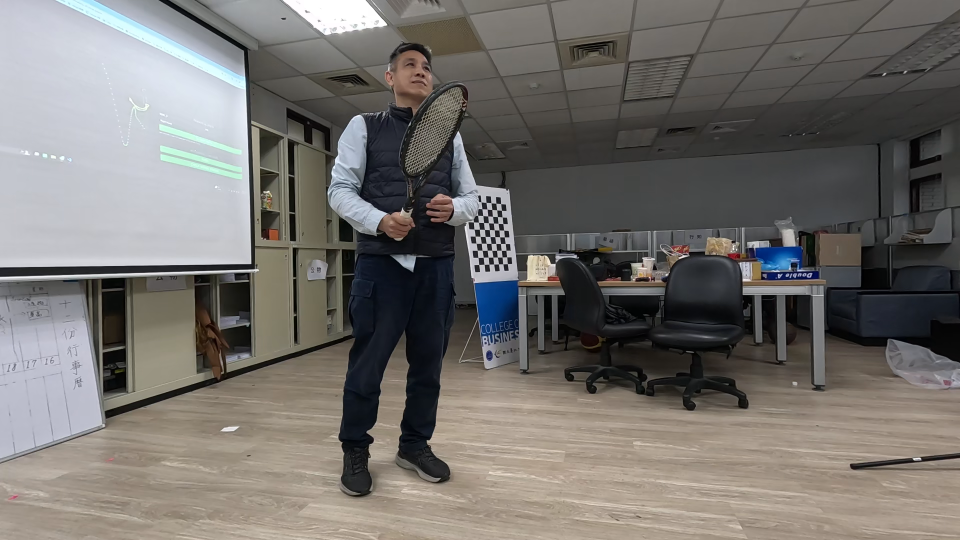
#> input picture frame 16 of 0306_3__1_45.mp4, 1920 x 1080 px, given in place of 0227_45_sync.mp4, which was not available (shown at 1/2 size)
$ python video_grab_photo.py
#> lines starting #> are read from the running program, lines starting #| are printed output that depends on the picture
import cv2
import os

def play_videos(video1_path, video2_path, base_output_folder='screenshots'):
    # 建立截圖儲存資料夾
#> called with video1_path = 'synchronized_videos/0227_45_sync.mp4', video2_path = 'synchronized_videos/0227_side_sync.mp4', base_output_folder = 'screenshots'
    folder_45 = os.path.join(base_output_folder, '45')
    folder_side = os.path.join(base_output_folder, 'side')
    for folder in [folder_45, folder_side]:
        if not os.path.exists(folder):
            os.makedirs(folder)

    # 開啟兩個影片
    cap1 = cv2.VideoCapture(video1_path)
    cap2 = cv2.VideoCapture(video2_path)

    # 檢查影片是否成功開啟
    if not cap1.isOpened() or not cap2.isOpened():
        print("無法開啟影片檔案")
        return

    # 計數器用於檔名
    screenshot_counter = 0

    # 取得影片總幀數
    total_frames1 = int(cap1.get(cv2.CAP_PROP_FRAME_COUNT))
    total_frames2 = int(cap2.get(cv2.CAP_PROP_FRAME_COUNT))

    # 目前播放的幀數
    current_frame1 = 0
    current_frame2 = 0

    print("控制說明：")
    print("'s': 截圖")
    print("'q': 結束播放")
    print("'a': 倒退 5 幀")
    print("'d': 前進 5 幀")
    print("'z': 倒退 1 幀")
    print("'c': 前進 1 幀")

    while True:
        # 讀取影片的每一幀
        ret1, frame1_original = cap1.read()
#> frame1_original is the input picture: shape (1080, 1920, 3); mean B, G, R 109.2, 112.7, 115.9
        ret2, frame2_original = cap2.read()

        # 如果影片播放完畢就重新播放
        if not ret1:
            cap1.set(cv2.CAP_PROP_POS_FRAMES, 0)
            ret1, frame1_original = cap1.read()
            current_frame1 = 0
        if not ret2:
            cap2.set(cv2.CAP_PROP_POS_FRAMES, 0)
            ret2, frame2_original = cap2.read()
            current_frame2 = 0

        # 製作低解析度版本用於顯示
        frame1_display = cv2.resize(frame1_original, (640, 480))
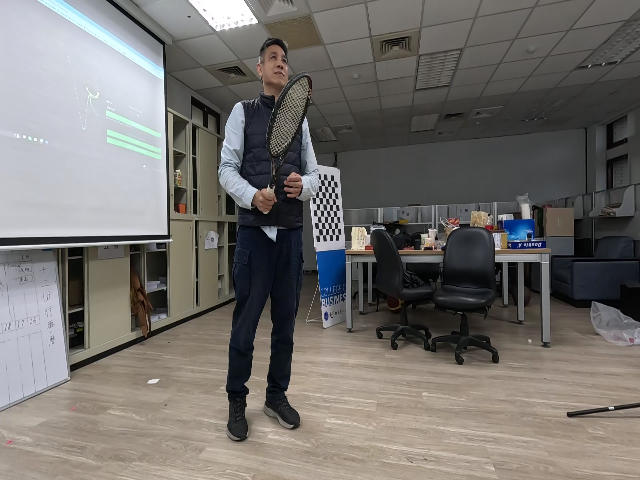
#> frame1_display: shape (480, 640, 3); mean B, G, R 109.2, 112.7, 115.9
        frame2_display = cv2.resize(frame2_original, (640, 480))

        # 顯示影片和目前幀數
        cv2.imshow('Video 1', frame1_display)
        cv2.imshow('Video 2', frame2_display)

        # 顯示進度
        print(f"\r播放進度 - Video 1: {current_frame1}/{total_frames1}, Video 2: {current_frame2}/{total_frames2}", end="")

        # 檢查鍵盤輸入
        key = cv2.waitKey(1) & 0xFF
#> (key q is pressed here)

        # 按下 's' 鍵截圖
        if key == ord('s'):
            # 儲存原始解析度的截圖
            cv2.imwrite(os.path.join(folder_45, f'Indoor_{screenshot_counter}.JPG'), frame1_original)
            cv2.imwrite(os.path.join(folder_side, f'Indoor_{screenshot_counter}.JPG'), frame2_original)
            print(f"\n已儲存截圖: Indoor_{screenshot_counter}.JPG")
            screenshot_counter += 1

        # 影片控制
        elif key == ord('a'):  # 倒退 5 幀
            current_frame1 = max(0, current_frame1 - 5)
            current_frame2 = max(0, current_frame2 - 5)
            cap1.set(cv2.CAP_PROP_POS_FRAMES, current_frame1)
            cap2.set(cv2.CAP_PROP_POS_FRAMES, current_frame2)

        elif key == ord('d'):  # 前進 5 幀
            current_frame1 = min(total_frames1 - 1, current_frame1 + 5)
            current_frame2 = min(total_frames2 - 1, current_frame2 + 5)
            cap1.set(cv2.CAP_PROP_POS_FRAMES, current_frame1)
            cap2.set(cv2.CAP_PROP_POS_FRAMES, current_frame2)

        elif key == ord('z'):  # 倒退 1 幀
            current_frame1 = max(0, current_frame1 - 1)
            current_frame2 = max(0, current_frame2 - 1)
            cap1.set(cv2.CAP_PROP_POS_FRAMES, current_frame1)
            cap2.set(cv2.CAP_PROP_POS_FRAMES, current_frame2)

        elif key == ord('c'):  # 前進 1 幀
            current_frame1 = min(total_frames1 - 1, current_frame1 + 1)
            current_frame2 = min(total_frames2 - 1, current_frame2 + 1)
            cap1.set(cv2.CAP_PROP_POS_FRAMES, current_frame1)
            cap2.set(cv2.CAP_PROP_POS_FRAMES, current_frame2)

        # 按下 'q' 鍵結束程式
        elif key == ord('q'):
            break

        # 更新當前幀數
        current_frame1 = int(cap1.get(cv2.CAP_PROP_POS_FRAMES))
        current_frame2 = int(cap2.get(cv2.CAP_PROP_POS_FRAMES))

    # 釋放資源
    cap1.release()
    cap2.release()
    cv2.destroyAllWindows()

if __name__ == "__main__":
    # 設定影片路徑
    video1_path = "synchronized_videos/0227_45_sync.mp4"
    video2_path = "synchronized_videos/0227_side_sync.mp4"
    play_videos(video1_path, video2_path)

$ run again, starting later in the video
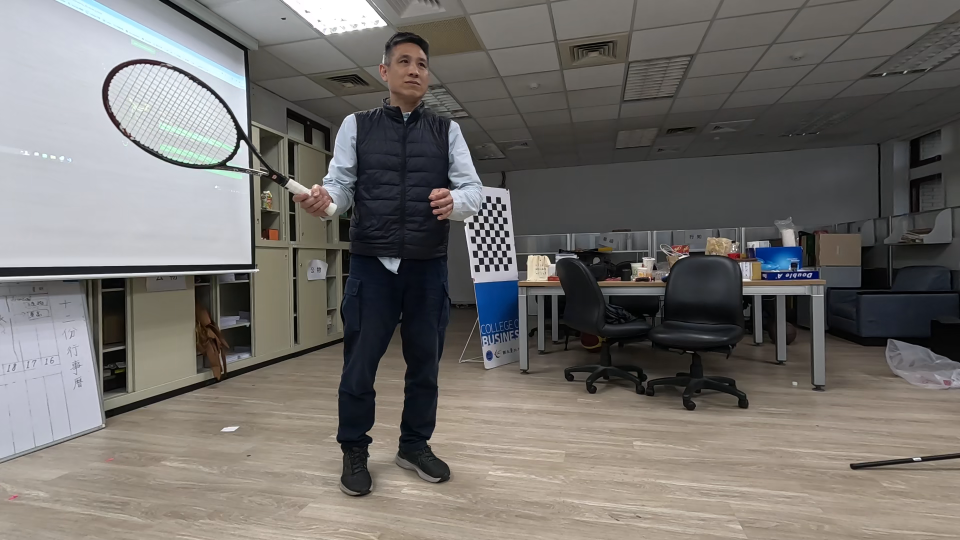
#> input picture frame 72 of 0306_3__1_45.mp4, 1920 x 1080 px, given in place of 0227_45_sync.mp4, which was not available (shown at 1/2 size)
#> in play_videos, frame1_original is the input picture: shape (1080, 1920, 3); mean B, G, R 107.6, 111, 114.2
#> in play_videos, `frame1_display = cv2.resize(frame1_original, (640, 480))`:
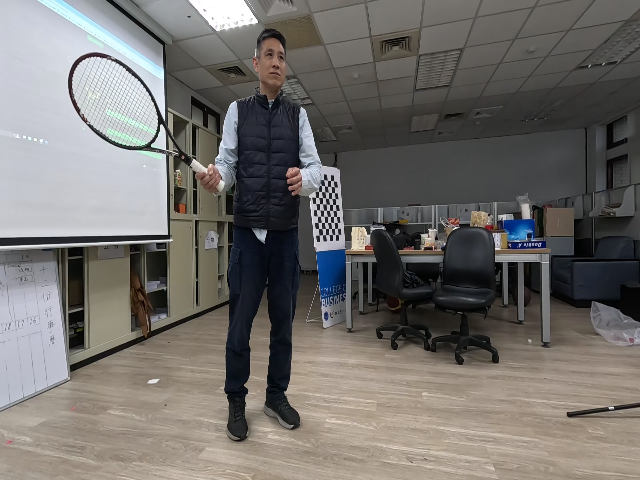
#> frame1_display: shape (480, 640, 3); mean B, G, R 107.6, 111, 114.2

$ run again, starting later in the video
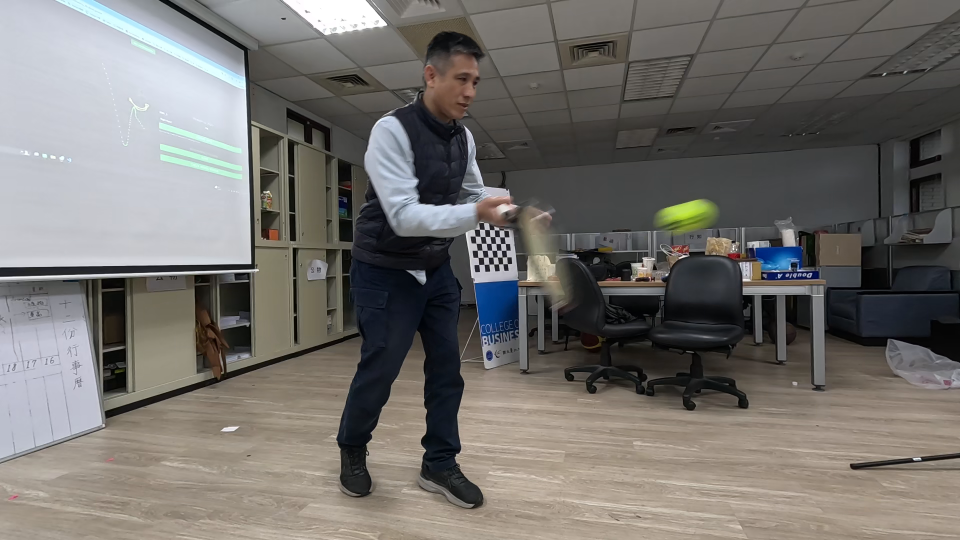
#> input picture frame 128 of 0306_3__1_45.mp4, 1920 x 1080 px, given in place of 0227_45_sync.mp4, which was not available (shown at 1/2 size)
#> in play_videos, frame1_original is the input picture: shape (1080, 1920, 3); mean B, G, R 108.7, 112.3, 115.1
#> in play_videos, `frame1_display = cv2.resize(frame1_original, (640, 480))`:
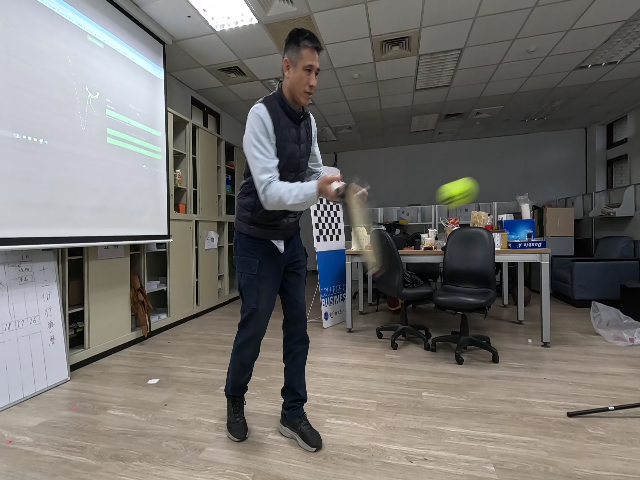
#> frame1_display: shape (480, 640, 3); mean B, G, R 108.7, 112.3, 115.1
